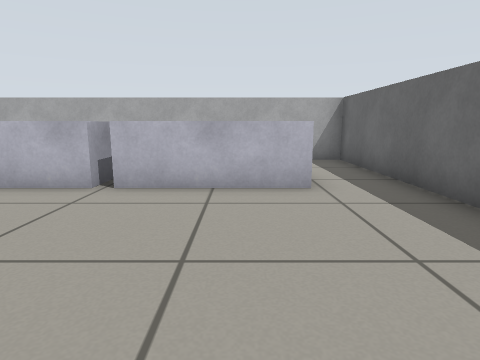
view 1 (above)

20 first-person views from a walk through a robot-simulator world made for Gazebo. The camera is 0.57 m above the floor, tilts 10° down and sees 75° across. The floor is counted in squares, 0.5 m on a side. Each view is taken from the middle of a square. On the plan, view 1 faces up. The plan holds only what a view shows up to about 13 squares ahead; the rest is blank.

view 2
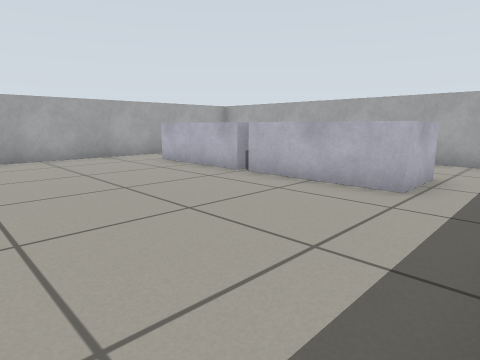

view 3
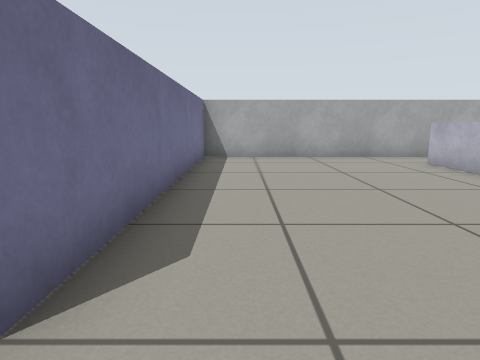

view 4
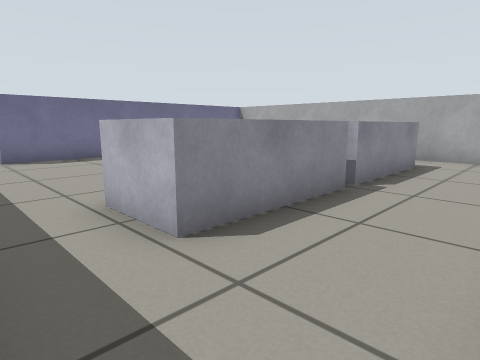

view 5
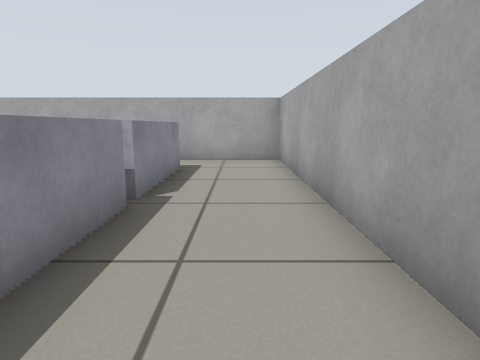

view 6
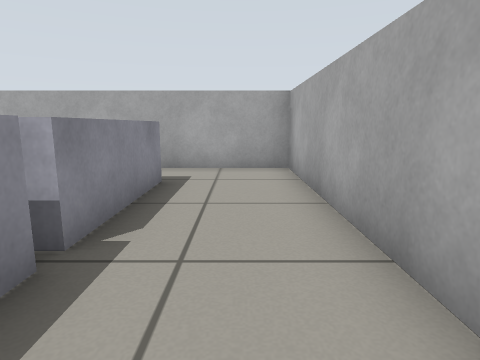

view 7
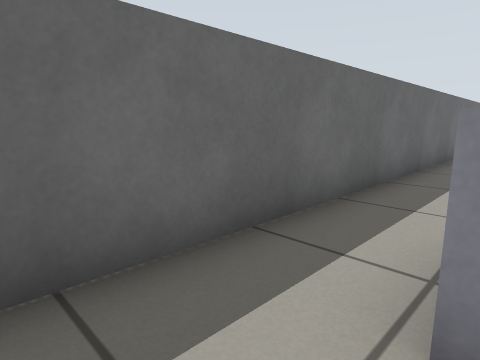

view 8
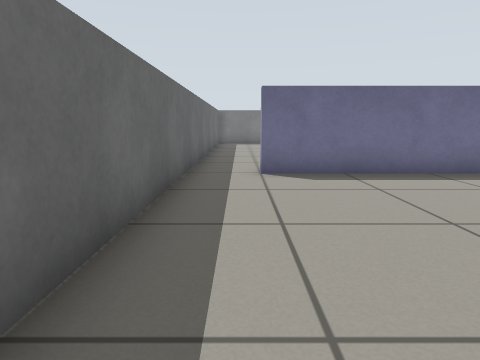

view 9
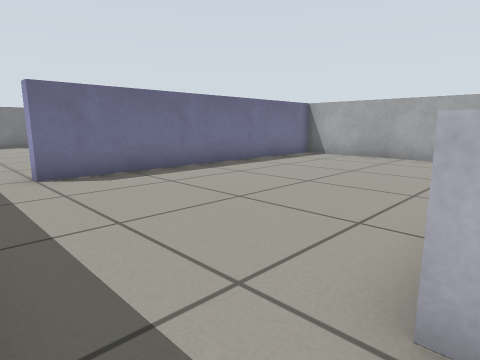

view 10
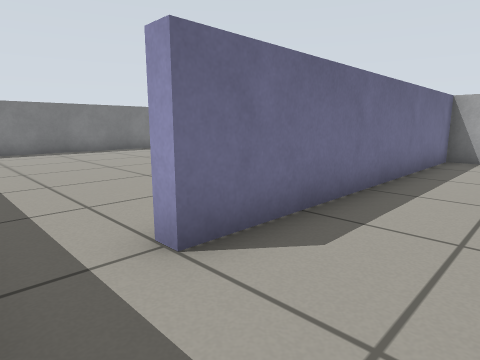

view 11
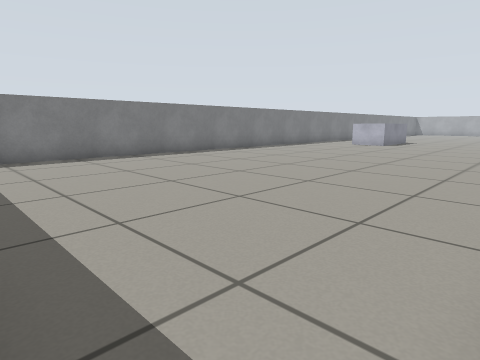

view 12
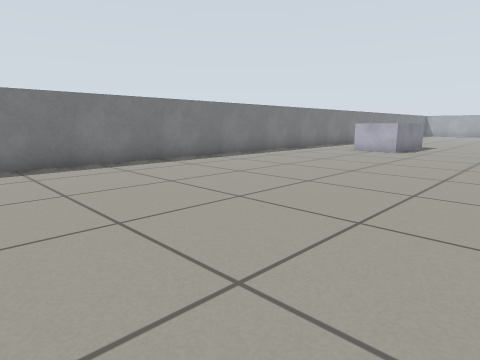

view 13
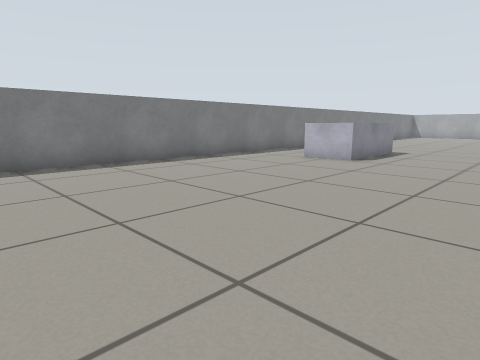

view 14
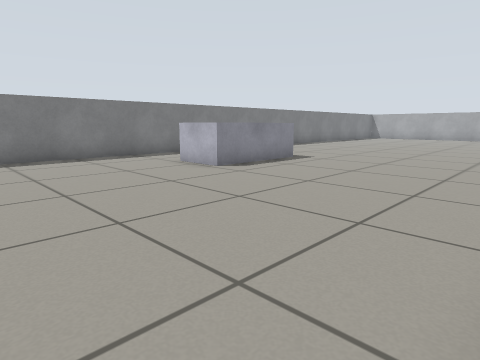

view 15
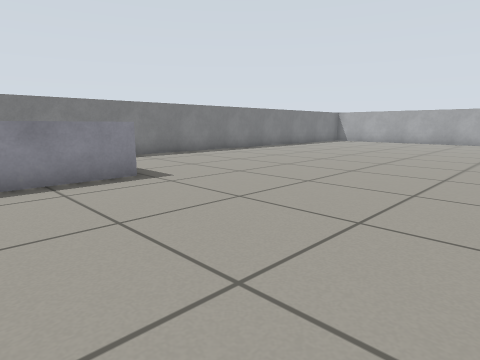

view 16
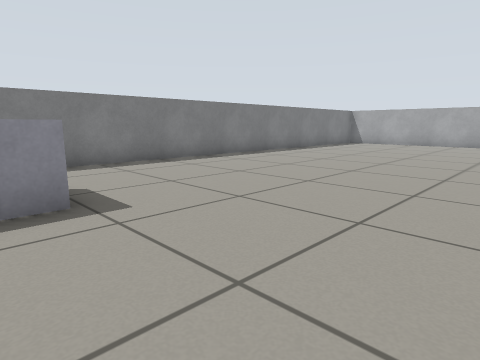

view 17
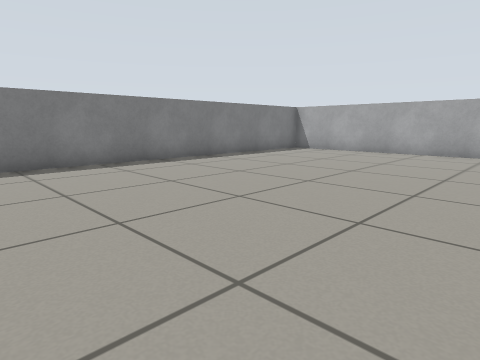

view 18
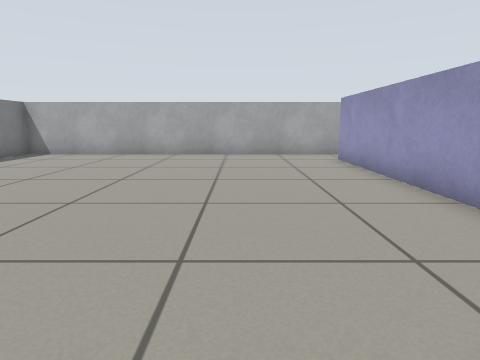

view 19
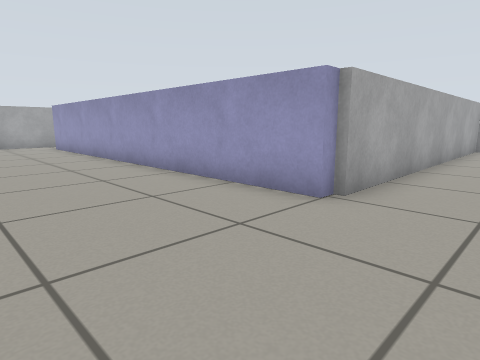

view 20
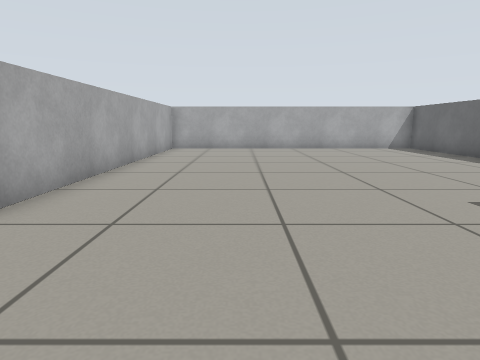

### Floor plan
Points are (right, up) in squares from view 1. A wall is a line through its corners. A room is listed if a view was taken in it or the views show most of it. See-through windows are left out.
Room 1 (views 1, 2, 3, 4, 5, 6, 7, 8, 9, 10)
walls: (3.3, -1.4) (3.3, 10.3) (-8.3, 10.3) (-8.3, -1.3) (1.5, -1.3)
ways out: opening at (2.5, -1) to room 2
objects: white box (-6, 6) to (-3, 7); white box (-2, 6) to (1, 7)
Room 2 (views 11, 12, 13, 14, 15, 16, 17, 18, 19, 20)
walls: (-20.5, -1.2) (-20.5, -1.7) (-34.5, -1.7); (-8.7, 5.8) (-8.7, 8.3); (-20.3, 10.4) (-20.3, -1.4); (1.5, -1.3) (1.5, -1.8); (-32.5, -13.3) (1.6, -13.3); (3.3, -7.1) (3.3, -1.4); (-36.3, -1) (-36.3, -13.3) (-34.8, -13.3)
ways out: opening at (2.5, -1) to room 1; opening at (-35.5, -1)
objects: white box (-18, -10) to (-15, -9)

Where each view was taken, in squares from view 1:
view 1: 0 up, 0 right, facing up
view 2: 0 up, 3 right, facing up-left
view 3: 0 up, 3 right, facing left
view 4: 10 up, 3 right, facing down-left
view 5: 9 up, 2 right, facing left
view 6: 9 up, 0 right, facing left
view 7: 9 up, 1 right, facing down-right
view 8: 6 up, 2 right, facing down
view 9: 6 up, 3 right, facing down-left
view 10: 1 up, 3 right, facing down-left
view 11: 2 down, 3 right, facing down-left
view 12: 4 down, 1 left, facing down-left
view 13: 4 down, 5 left, facing down-left
view 14: 2 down, 9 left, facing down-left
view 15: 2 down, 15 left, facing down-left
view 16: 4 down, 17 left, facing down-left
view 17: 4 down, 23 left, facing down-left
view 18: 5 down, 24 left, facing left
view 19: 6 down, 18 left, facing up-left
view 20: 5 down, 17 left, facing up
